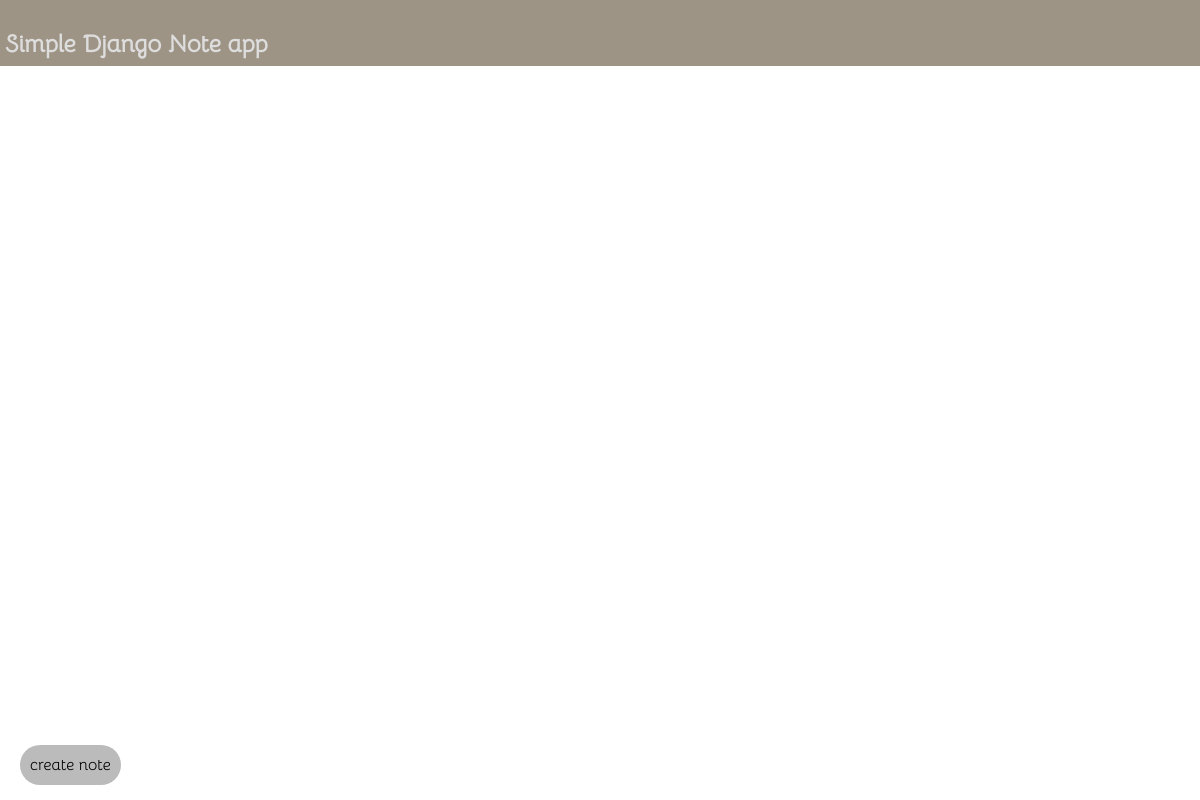
The app's page /, older data.
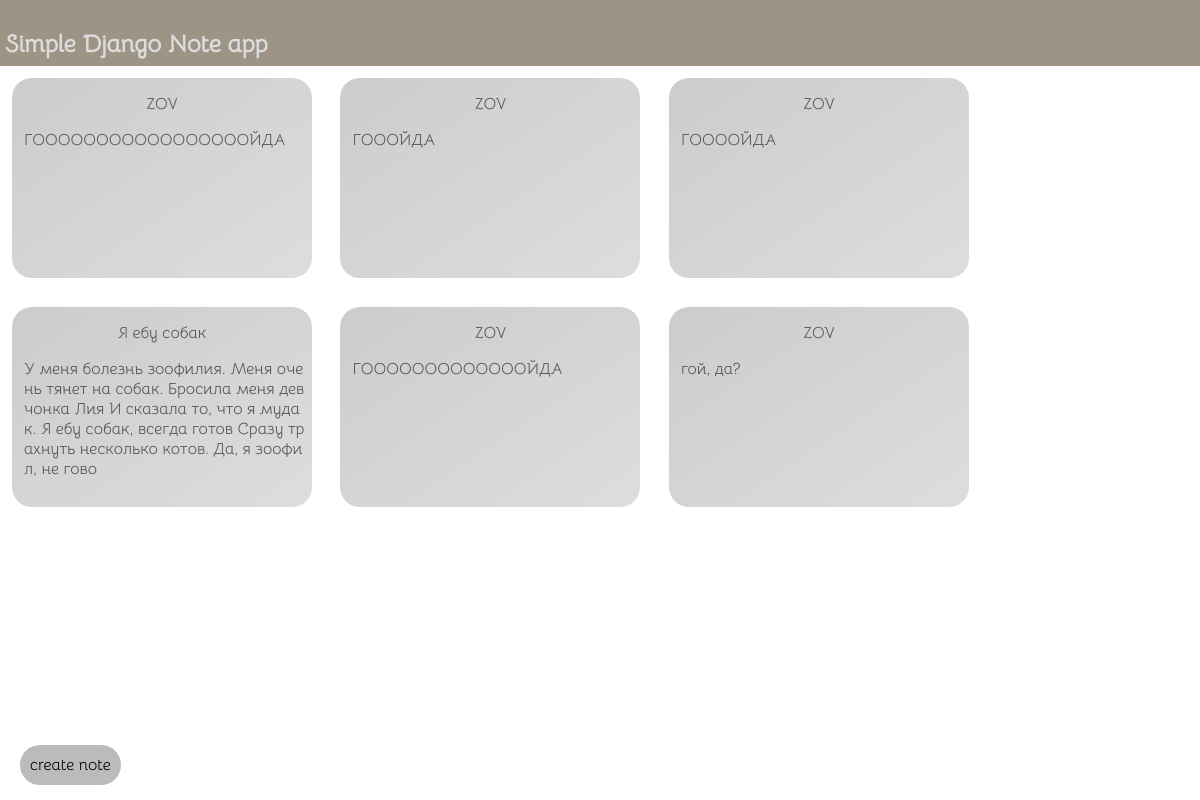
The same page, newer data.
### app/models.py (models this page shows)
class Note(models.Model):
    Id = models.IntegerField(unique=True, primary_key=True)
    author = models.ForeignKey(User, on_delete=models.CASCADE)
    text = models.TextField()
    theme = models.TextField()

### app/views.py (the view)
# urls.py: path("", views.index),
def index(request):
    note_data = Note.objects.all()
    return TemplateResponse(request, "index.html", context = {"note":note_data})

### app/templates/index.html (shortened to what this page needs)
{% extends "base.html" %}
{% block content %}
<div class = "card-container">
    {% for note_data in note %}
        <div class="card" onclick="window.location.replace('/note?id={{note_data.Id}}')">
            <p id = "header">
                {{note_data.theme}}
            </p>
            <p id = "content">
                {{note_data.text}}
            </p>
        </div>
    {% endfor %}
</div>
{% endblock content %}

Row changes from the older to the newer data that the page shows:
added Note: theme "ZOV", text "ГОООООООООООООООООЙДА"
added Note: theme "ZOV", text "ГОООЙДА"
added Note: theme "ZOV", text "ГООООЙДА"
added Note: theme "Я ебу собак", text "У меня болезнь зоофилия. Меня очень тянет на собак. Бросила меня девчонка Лия И сказала то, что я мудак. Я ебу собак, всегда готов Сразу трахнуть несколько котов. Да, я зоофил, не гово"
added Note: theme "ZOV", text "ГОООООООООООООЙДА"
added Note: theme "ZOV", text "гой, да?"
